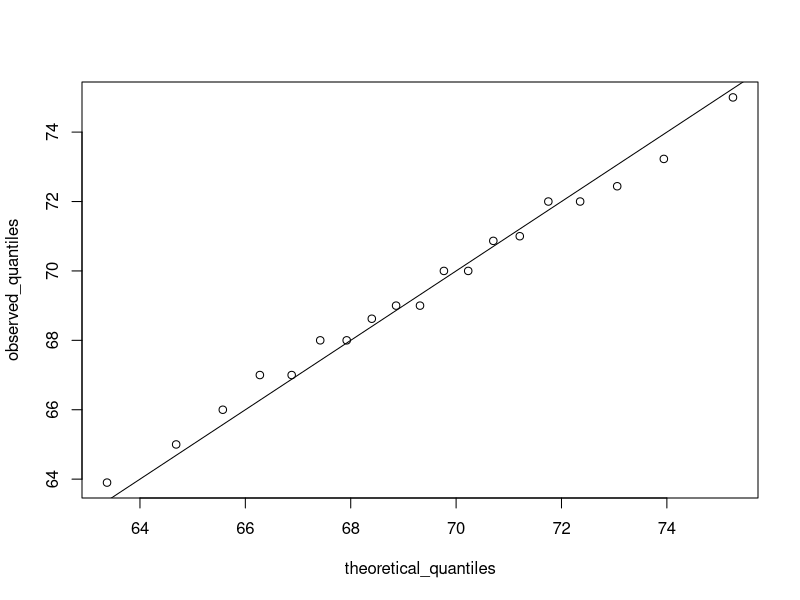

Reproduce this figure in R. (Note: this script raises an error after producing the figure.)
## ---- chunk 1
library(dslabs)
data("heights")
## ---- chunk 2
prop.table(table(heights$sex))
## ---- chunk 3
x <- heights$height[heights$sex == "Male"]
## ---- chunk 4
p <- seq(0.05, 0.95, 0.05)

observed_quantiles <- quantile(x, p)

theoretical_quantiles <- qnorm( p, mean = mean(x), sd = sd(x))

plot(theoretical_quantiles, observed_quantiles)
abline(0,1)

observed_quantiles <- quantile(z, p)
theoretical_quantiles <- qnorm(p) 
plot(theoretical_quantiles, observed_quantiles)
abline(0,1)
